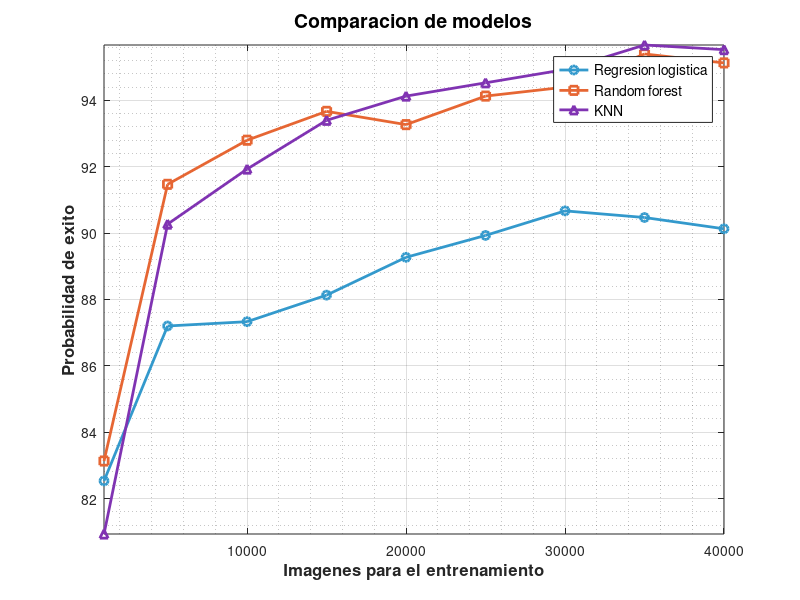

Source code (MATLAB):
clear; clc; close all;

entrenamiento       = [ 1000 , 5000 , 10000, 15000, 20000, 25000, 30000, 35000, 40000]; 
regresion_logistica = [ 82.53, 87.20, 87.33, 88.13, 89.27, 89.93, 90.67, 90.47, 90.13];
random_forest       = [ 83.13, 91.47, 92.80, 93.67, 93.27, 94.13, 94.40, 95.40, 95.13];
KNN                 = [ 80.93, 90.27, 91.93, 93.40, 94.13, 94.53, 94.93, 95.67, 95.53]; 



figure('Name', 'Comparativa de Modelos', 'NumberTitle', 'off');

plot(entrenamiento, regresion_logistica, '-o', 'LineWidth', 2, 'Color', [0.2 0.6 0.8]); hold on;
plot(entrenamiento, random_forest, '-s', 'LineWidth', 2, 'Color', [0.9 0.4 0.2]);
plot(entrenamiento, KNN, '-^', 'LineWidth', 2, 'Color', [0.5 0.2 0.7]);

grid on;
grid minor;
xlabel('Imagenes para el entrenamiento', 'FontSize', 12, 'FontWeight', 'bold');
ylabel('Probabilidad de exito', 'FontSize', 12, 'FontWeight', 'bold');
title('Comparacion de modelos', 'FontSize', 14, 'FontWeight', 'bold');

legend('Regresion logistica', 'Random forest', 'KNN', 'Location', 'best', 'FontSize', 10);

axis tight;
hold off;
